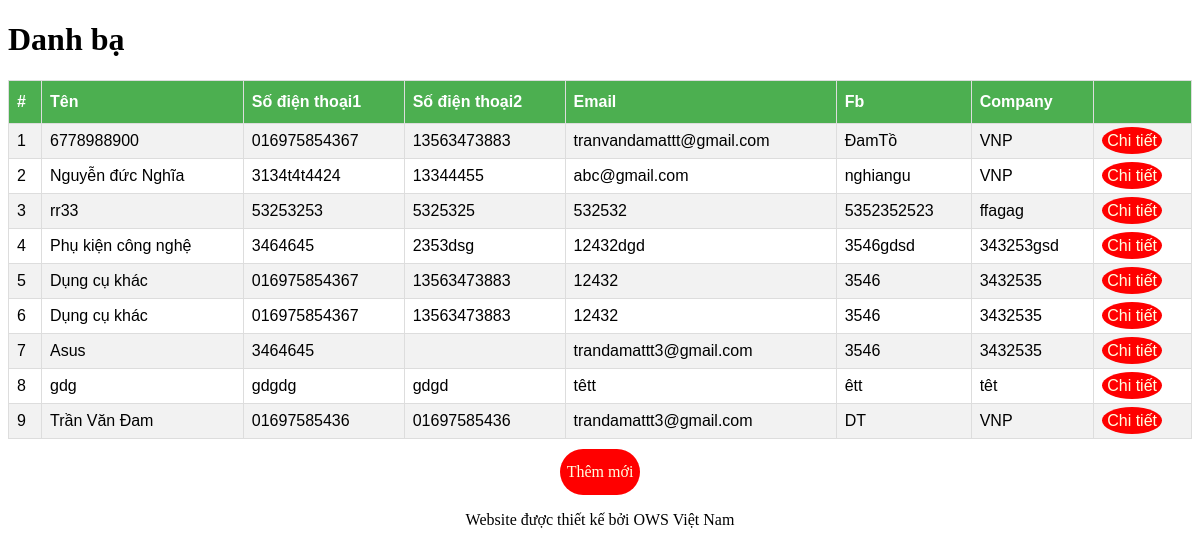
The page / on the database its author committed.
### tables this page shows
CREATE TABLE `contacts` (
  `id` int(11) NOT NULL,
  `name` varchar(100) NOT NULL,
  `phone1` varchar(20) NOT NULL,
  `phone2` varchar(20) NOT NULL,
  `email` varchar(100) NOT NULL,
  `fb` varchar(200) NOT NULL,
  `company` varchar(100) NOT NULL
);

### application/controllers/Contact.php (called while the page is built, shortened)
<?php
class Contact extends CI_Controller {
    public function __construct()
    {
        $this->load->model('contact_model');
        $this->load->helper('url');
    }
    public function index()
    {
        $data['contacts'] = $this->contact_model->getContacts();
        $this->load->view('contact_list', $data);
    }
}

### index.php (called while the page is built, shortened)
<?php
require_once BASEPATH.'core/CodeIgniter.php';

### application/models/Contact_model.php (called while the page is built, shortened)
<?php
class Contact_model extends CI_Model
{
    public function getContacts()
    {
        $query = $this->db->get('contacts', 20);
        return $query->result();
    }
}

### application/views/contact_list.php (the view, shortened to what this page needs)
<!DOCTYPE html>
<html lang="vi">
<head>
    <link rel="stylesheet" href="https://use.fontawesome.com/releases/v5.5.0/css/all.css"
>
</head>
<body>
<div id="container">
    <h1>Danh bạ</h1>
    <div id="body">
        <table id="contacts">
            <tr>
                <th>#</th>
                <th>Tên</th>
                <th>Số điện thoại1</th>
                <th>Số điện thoại2</th>
                <th>Email</th>
                <th>Fb</th>
                <th>Company</th>
                <th></th>
            </tr>
            <?php foreach ($contacts as $idx => $item): ?>
                <tr class="<?= ($idx % 2) ? 'odd' : 'even' ?>" >
                    <td class="center"><?= $idx+1 ?></td>
                    <td><?= $item->name ?></td>
                    <td><?= $item->phone1 ?></td>
                    <td><?= $item->phone2 ?></td>
                    <td><?= $item->email ?></td>
                    <td><?= $item->fb ?></td>
                    <td><?= $item->company ?></td>
                    <td class="center"><a href="./contact/edit/<?= $item->id ?>">Chi tiết</a></td>
                </tr>
            <?php endforeach; ?>
        </table>
        <a href="./contact/add" class="btn">Thêm mới</a>
    </div>
    <p class="footer">Website được thiết kế bởi OWS Việt Nam</p>
</div>
</body>
</html>

### application/views/contact_list.php (style rules this page uses)
#contacts { font-family: "Trebuchet MS", Arial, Helvetica, sans-serif; border-collapse: collapse; width: 100%; }
#contacts td, #contacts th { border: 1px solid #ddd; padding: 8px; }
#contacts tr:nth-child(even) { background-color: #f2f2f2; }
#contacts th { padding-top: 12px; padding-bottom: 12px; text-align: left; background-color: #4CAF50; color: white; }
#container a { width: 100px; height: 100px; background: red; color: lightyellow; text-decoration: none; border-radius: 100%; text-align: center; padding: 5px; }
#container a.btn { width: 70px; height: 36px; background: red; color: lightyellow; text-decoration: none; border-radius: 30px; text-align: center; padding: 5px; line-height: 36px; margin: 10px auto; display: block; }
#container p.footer { text-align: center; }

### rows shown on the page
contacts: name "6778988900", phone1 "016975854367", phone2 "13563473883", email "tranvandamattt@gmail.com", fb "ĐamTồ", company "VNP"
contacts: name "Nguyễn đức Nghĩa", phone1 "3134t4t4424", phone2 "13344455", email "abc@gmail.com", fb "nghiangu", company "VNP"
contacts: name "rr33", phone1 "53253253", phone2 "5325325", email "532532", fb "5352352523", company "ffagag"
contacts: name "Phụ kiện công nghệ", phone1 "3464645", phone2 "2353dsg", email "12432dgd", fb "3546gdsd", company "343253gsd"
contacts: name "Dụng cụ khác", phone1 "016975854367", phone2 "13563473883", email "12432", fb "3546", company "3432535"
contacts: name "Dụng cụ khác", phone1 "016975854367", phone2 "13563473883", email "12432", fb "3546", company "3432535"
contacts: name "Asus", phone1 "3464645", email "trandamattt3@gmail.com", fb "3546", company "3432535"
contacts: name "gdg", phone1 "gdgdg", phone2 "gdgd", email "têtt", fb "êtt", company "têt"
contacts: name "Trần Văn Đam", phone1 "01697585436", phone2 "01697585436", email "trandamattt3@gmail.com", fb "DT", company "VNP"
